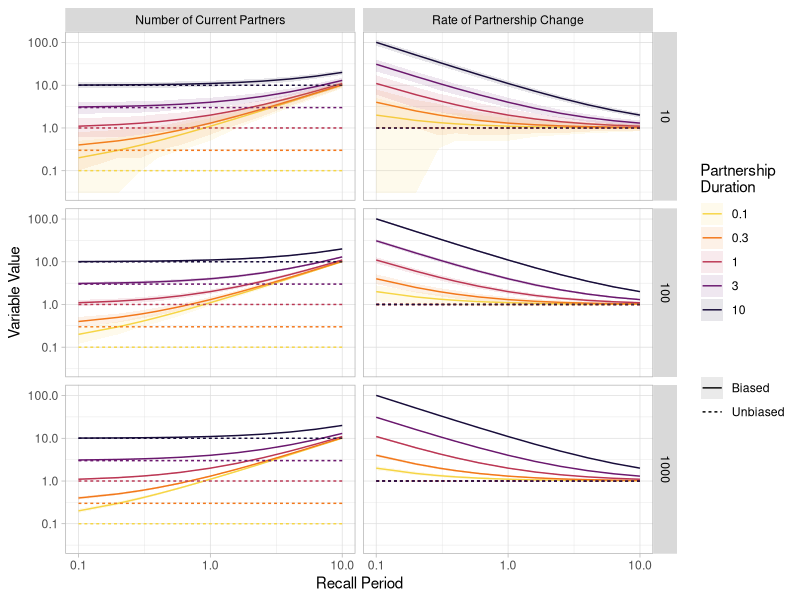
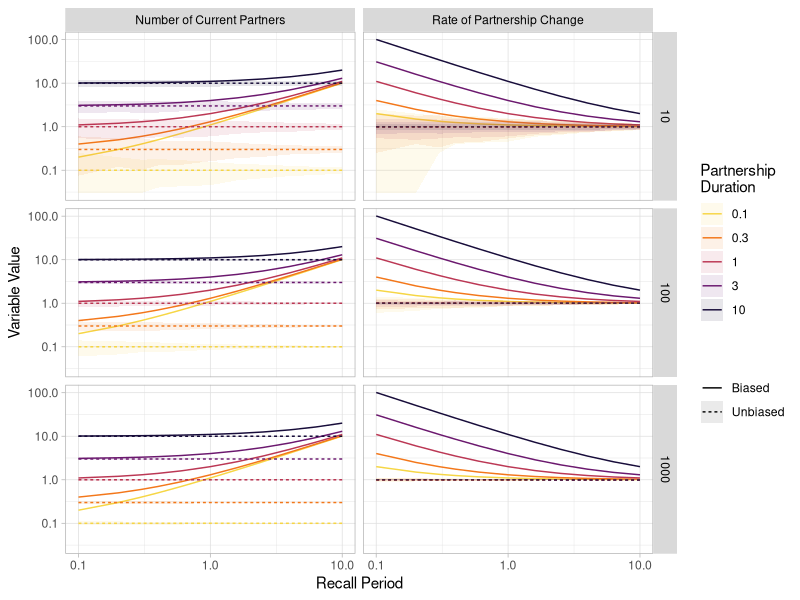
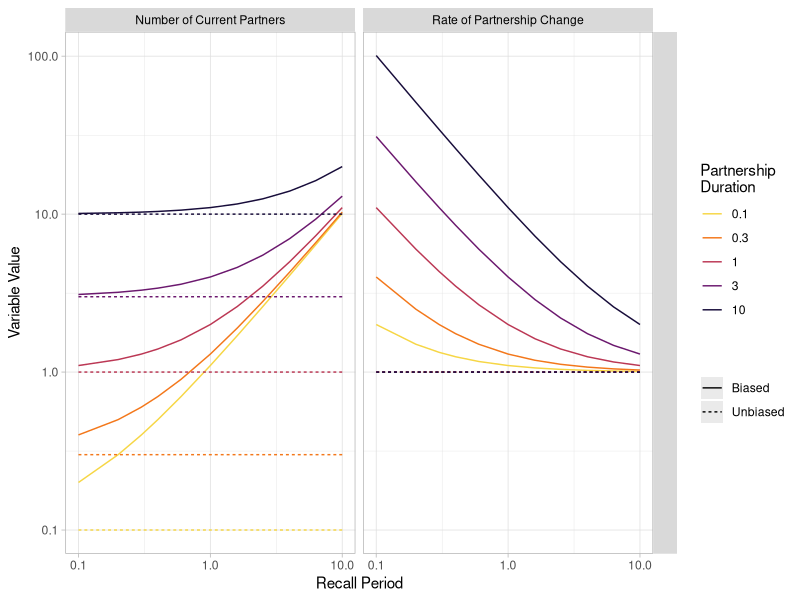

Source code (R) for these figures, in order:
# aim: plot biased & unbiased: np & rp, for different dur, recall, n
#      to show biases arising if dur is not considered
# notation:
# np     = number of current partners
# rp     = rate of partnership change
# dur    = partnership duration
# recall = period
# n      = number of samples in the simulation (survey n)
# s      = number of simulations (number of surveys) -> 95%~CI

library('reshape2')
library('ggplot2')
library('viridis')

fig.save = function(name,...){
  fname = paste0(file.path('..','out','fig','sim',name),'.pdf')
  print(fname)
  ggsave(fname,...)
}

x.sim = function(rp,dur,recall,n,...){
  # given the input args, simulate reported partners
  dt = 2*(dur+recall)
  t0 = runif(n*rp*dt*2,-dt,+dt)
  tf = t0 + dur
  x = sum(tf>0 & t0<recall) / n }

do.sim = function(X,s=1000){
  # for each X row: run x.sim -> 95%~CI + apply un/biased conversions; manual melt -> value
  X = do.call(rbind,parallel::mclapply(1:nrow(X),mc.cores=7,function(i){
    rp = X$rp[i]; dur = X$dur[i]; recall = X$recall[i]
    x.s = sapply(1:s,function(z){ do.call(x.sim,X[i,]) })
    rp.qs = c(rp, quantile(x.s,c(.025,.975)) / (dur+recall)) # unbiased rp (theo, lo, hi)
    Xii = X[rep(i,12),] # var (2) x bias (2) x est (3)
    # unbiased np, biased np, unbiased rp, biased rp (3 each)
    Xii$value = c(rp.qs*dur, rp.qs*(dur+recall), rp.qs, rp.qs*(dur+recall)/recall)
    return(Xii)
  }))
  # grouping vars
  X$value = pmin(pmax(X$value,.03),1000) # HACK
  X$est  = c('theo','sim.lo','sim.hi')
  X$bias = rep(c('Unbiased','Biased'),each=3)
  X$var = rep(c('Number of Current Partners','Rate of Partnership Change'),each=6)
  return(X)
}

do.plot = function(X,X.ci){
  g = ggplot(X,aes(x=recall,lty=bias)) +
    facet_grid('n~var') +
    geom_line(d=X[X$est=='theo',],aes(y=value,color=factor(dur))) +
    geom_ribbon(data=X.ci,aes(ymin=sim.lo,ymax=sim.hi,fill=factor(dur)),alpha=.1) +
    scale_y_continuous(trans='log10') +
    scale_x_continuous(trans='log10') +
    scale_color_viridis(discrete=TRUE,option='inferno',direction=-1,begin=.1,end=.9) +
    scale_fill_viridis(discrete=TRUE,option='inferno',direction=-1,begin=.1,end=.9) +
    labs(x='Recall Period',y='Variable Value') +
    labs(color='Partnership\nDuration',fill='Partnership\nDuration',lty='') +
    theme_light() + theme(
      strip.background=element_rect(fill='gray85'),
      strip.text.x=element_text(color='black'),
      strip.text.y=element_text(color='black'))
}

# main
X = expand.grid(
  n = c(10,100,1000),
  recall = round(10^seq(-1,+1,.2),1),
  dur = c(.1,.3,1,3,10),
  rp = 1)
X = do.sim(X)
X0 = X; X0$n = ''
X.ci = dcast(X,n+recall+dur+rp+var+bias~est)
do.plot(X,X.ci[X.ci$bias=='Biased',]);   fig.save('partners.cib',w=6,h=7)
do.plot(X,X.ci[X.ci$bias=='Unbiased',]); fig.save('partners.ciu',w=6,h=7)
do.plot(X0,X.ci[0,]);                    fig.save('partners.m',w=6,h=3)
